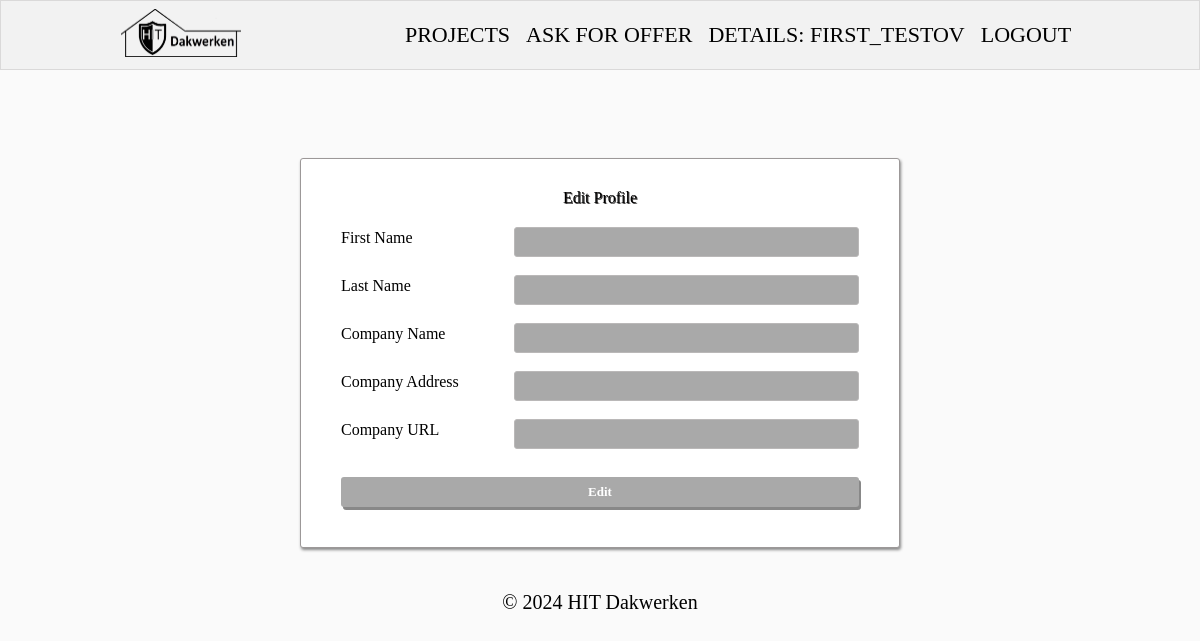
The page /accounts/edit/1/ (signed in) on the database as committed earlier.
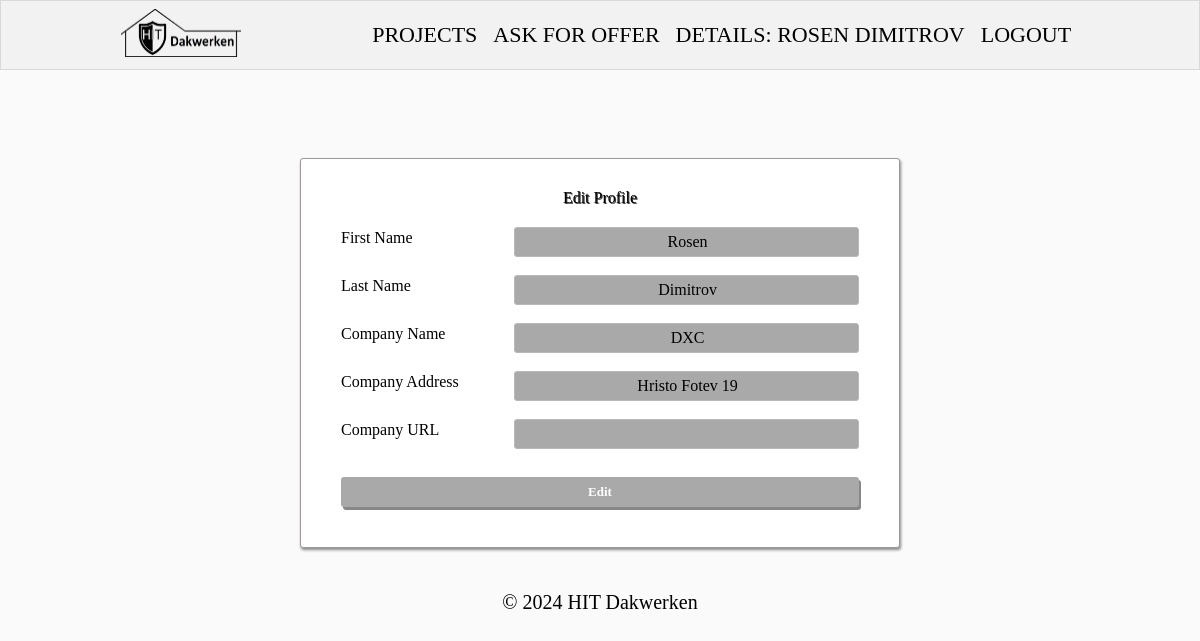
The same page on the database as committed later.
### hit_dakwerken/accounts/models.py (models this page shows)
class AppUser(auth_models.AbstractBaseUser, auth_models.PermissionsMixin):
    USERNAME_FIELD = 'email'
    objects = AppUserManager()
    email = models.EmailField(
        null=False,
        blank=False,
        unique=True,
    )
    is_staff = models.BooleanField(
        default=False,
    )
    @property
    def full_name(self):
        if hasattr(self, 'appuserprofile'):
            if self.appuserprofile.first_name and self.appuserprofile.last_name:
                return f'{self.appuserprofile.first_name} {self.appuserprofile.last_name}'
            elif self.appuserprofile.first_name or self.appuserprofile.last_name:
                return self.appuserprofile.first_name or self.appuserprofile.last_name
        return self.email.split('@')[0]

class AppUserProfile(models.Model):
    NAME_MAX_LENGTH = 50
    NAME_MIN_LENGTH = 2
    COMPANY_NAME_MAX_LENGTH = 50
    COMPANY_NAME_MIN_LENGTH = 2
    COMPANY_URL_MAX_LENGTH = 255
    first_name = models.CharField(
        max_length=NAME_MAX_LENGTH,
        validators=(
            validators.MinLengthValidator(NAME_MIN_LENGTH),
        ),
        null=True,
        blank=True,
    )
    last_name = models.CharField(
        max_length=NAME_MAX_LENGTH,
        validators=(
            validators.MinLengthValidator(NAME_MIN_LENGTH),
        ),
        null=True,
        blank=True,
    )
    company_address = models.CharField(
        max_length=NAME_MAX_LENGTH,
        validators=(
            validators.MinLengthValidator(NAME_MIN_LENGTH),
        ),
        null=True,
        blank=True,
    )
    company_name = models.CharField(
        max_length=COMPANY_NAME_MAX_LENGTH,
        validators=(
            validators.MinLengthValidator(COMPANY_NAME_MIN_LENGTH),
        ),
        null=True,
        blank=True,
    )
    company_url = models.URLField(
        max_length=COMPANY_URL_MAX_LENGTH,
        null=True,
        blank=True,
    )
    user = models.OneToOneField(
        AppUser,
        on_delete=models.CASCADE,
        primary_key=True,
    )
    created_on = models.DateTimeField(
        auto_now_add=True,
    )
    edited_on = models.DateTimeField(
        auto_now=True,
    )

### hit_dakwerken/accounts/views.py (the view, shortened to what this page needs)
# urls.py: path('edit/<int:pk>/', EditUserView.as_view(), name='profile edit'),
class EditUserView(auth_mixins.LoginRequiredMixin, views.UpdateView):
    model = UserModel
    form_class = AppUserEditForm
    template_name = 'accounts/profile-edit.html'
    def get_object(self, queryset=None):
        return self.request.user.appuserprofile

### hit_dakwerken/accounts/forms.py
class AppUserEditForm(forms.ModelForm):
    class Meta:
        model = AppUserProfile
        fields = ('first_name', 'last_name', 'company_name', 'company_address', 'company_url')
        labels = {
            'first_name': 'First Name',
            'last_name': 'Last Name',
            'company_name': 'Company Name',
            'company_address': 'Company Address',
            'company_url': 'Company URL'
        }

### templates/accounts/profile-edit.html (shortened to what this page needs)
{% extends 'base.html' %}
{% load static %}
{% block content %}
    <div class="container">
    <div class="edit-delete">
        <h2>Edit Profile</h2>
        <form method="post" action="{% url 'profile edit' pk=request.user.pk %}">
            {% for field in form %}
                <div class="label-input">
                    <label>{{ field.label }}</label>
                    {% if not field.label == "Gender:" %}
                        {{ field }}
                    {% else %}
                        <div class="list-choice">
                            <div class="list-choice-title">Gender</div>
                            <div class="list-choice-objects">
                            </div>
                        </div>
                    {% endif %}
                </div>
                <br>
            {% endfor %}
            <button class="edit-btn" type="submit">Edit</button>
        </form>
    </div>
{% endblock %}

### templates/common/header.html (shortened to what this page needs)
{% load static %}
<header>
    <nav class="navbar">
        <div class="container">
            <div class="logo">
                <a href="{% url 'home' %}">
                    <img width="120px" src="{% static '/images/hit_logo.jpg' %}"
                         alt="img1">
                </a>
            </div>
            <div class="nav-links">
                <ul class="nav-group">
                    <li class="nav-item">
                        <a href="{% url 'projects' %}">
                            <i>PROJECTS</i>
                        </a>
                    </li>
                    <li class="nav-item">
                        <a href="{% url 'query create' %}">
                            <i>ASK FOR OFFER</i>
                        </a>
                    </li>
                    {% if request.user.is_authenticated %}
                        <li class="nav-item">
                            <a href="{% url 'profile details' pk=request.user.pk %}">
                                <i>DETAILS: {{ request.user.full_name|upper }}</i>
                            </a>
                        </li>
                        <li class="nav-item">
                            <a href="{% url 'logout' %}">
                                <i>LOGOUT</i>
                            </a>
                        </li>
                    {% endif %}
                </ul>
            </div>
        </div>
    </nav>
</header>

Rows that differ between the two databases and show on the page:
changed AppUser: user.full_name "FIRST_TESTOV" → "ROSEN DIMITROV"
changed AppUserProfile: first_name (not shown) → "Rosen"; last_name (not shown) → "Dimitrov"; company_name (not shown) → "DXC"; company_address (not shown) → "Hristo Fotev 19"
